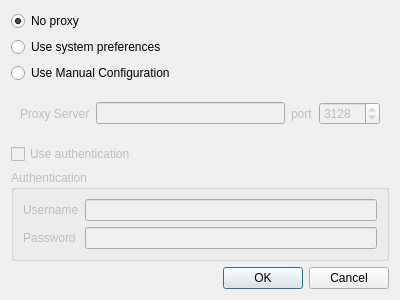
<?xml version="1.0" encoding="UTF-8"?>
<ui version="4.0">
 <class>NetworkConfigDialog</class>
 <widget class="QDialog" name="NetworkConfigDialog">
  <property name="geometry">
   <rect>
    <x>0</x>
    <y>0</y>
    <width>400</width>
    <height>300</height>
   </rect>
  </property>
  <property name="windowTitle">
   <string>Dialog</string>
  </property>
  <layout class="QVBoxLayout" name="verticalLayout">
   <item>
    <widget class="QRadioButton" name="radioNoProxy">
     <property name="text">
      <string>No proxy</string>
     </property>
     <property name="checked">
      <bool>true</bool>
     </property>
    </widget>
   </item>
   <item>
    <widget class="QRadioButton" name="radioSystemPreferences">
     <property name="text">
      <string>Use system preferences</string>
     </property>
    </widget>
   </item>
   <item>
    <widget class="QRadioButton" name="radioManual">
     <property name="text">
      <string>Use Manual Configuration</string>
     </property>
    </widget>
   </item>
   <item>
    <widget class="QWidget" name="widget" native="true">
     <property name="enabled">
      <bool>false</bool>
     </property>
     <layout class="QHBoxLayout" name="horizontalLayout">
      <item>
       <widget class="QLabel" name="label">
        <property name="text">
         <string>Proxy Server</string>
        </property>
       </widget>
      </item>
      <item>
       <widget class="QLineEdit" name="lineEdit"/>
      </item>
      <item>
       <widget class="QLabel" name="label_2">
        <property name="text">
         <string>port</string>
        </property>
       </widget>
      </item>
      <item>
       <widget class="QSpinBox" name="spinBox">
        <property name="minimum">
         <number>1</number>
        </property>
        <property name="maximum">
         <number>65535</number>
        </property>
        <property name="value">
         <number>3128</number>
        </property>
       </widget>
      </item>
     </layout>
    </widget>
   </item>
   <item>
    <widget class="QCheckBox" name="checkBox">
     <property name="enabled">
      <bool>false</bool>
     </property>
     <property name="text">
      <string>Use authentication</string>
     </property>
    </widget>
   </item>
   <item>
    <widget class="QGroupBox" name="groupBox">
     <property name="enabled">
      <bool>false</bool>
     </property>
     <property name="title">
      <string>Authentication</string>
     </property>
     <layout class="QFormLayout" name="formLayout">
      <item row="0" column="0">
       <widget class="QLabel" name="label_3">
        <property name="text">
         <string>Username</string>
        </property>
       </widget>
      </item>
      <item row="0" column="1">
       <widget class="QLineEdit" name="lineEdit_2"/>
      </item>
      <item row="1" column="0">
       <widget class="QLabel" name="label_4">
        <property name="text">
         <string>Password</string>
        </property>
       </widget>
      </item>
      <item row="1" column="1">
       <widget class="QLineEdit" name="lineEdit_3"/>
      </item>
     </layout>
    </widget>
   </item>
   <item>
    <widget class="QDialogButtonBox" name="buttonBox">
     <property name="orientation">
      <enum>Qt::Horizontal</enum>
     </property>
     <property name="standardButtons">
      <set>QDialogButtonBox::Cancel|QDialogButtonBox::Ok</set>
     </property>
    </widget>
   </item>
  </layout>
 </widget>
 <resources/>
 <connections>
  <connection>
   <sender>buttonBox</sender>
   <signal>accepted()</signal>
   <receiver>NetworkConfigDialog</receiver>
   <slot>accept()</slot>
   <hints>
    <hint type="sourcelabel">
     <x>222</x>
     <y>285</y>
    </hint>
    <hint type="destinationlabel">
     <x>157</x>
     <y>274</y>
    </hint>
   </hints>
  </connection>
  <connection>
   <sender>buttonBox</sender>
   <signal>rejected()</signal>
   <receiver>NetworkConfigDialog</receiver>
   <slot>reject()</slot>
   <hints>
    <hint type="sourcelabel">
     <x>290</x>
     <y>291</y>
    </hint>
    <hint type="destinationlabel">
     <x>286</x>
     <y>274</y>
    </hint>
   </hints>
  </connection>
  <connection>
   <sender>checkBox</sender>
   <signal>toggled(bool)</signal>
   <receiver>groupBox</receiver>
   <slot>setEnabled(bool)</slot>
   <hints>
    <hint type="sourcelabel">
     <x>76</x>
     <y>165</y>
    </hint>
    <hint type="destinationlabel">
     <x>74</x>
     <y>201</y>
    </hint>
   </hints>
  </connection>
  <connection>
   <sender>radioManual</sender>
   <signal>toggled(bool)</signal>
   <receiver>widget</receiver>
   <slot>setEnabled(bool)</slot>
   <hints>
    <hint type="sourcelabel">
     <x>164</x>
     <y>60</y>
    </hint>
    <hint type="destinationlabel">
     <x>164</x>
     <y>87</y>
    </hint>
   </hints>
  </connection>
  <connection>
   <sender>radioManual</sender>
   <signal>toggled(bool)</signal>
   <receiver>checkBox</receiver>
   <slot>setEnabled(bool)</slot>
   <hints>
    <hint type="sourcelabel">
     <x>118</x>
     <y>58</y>
    </hint>
    <hint type="destinationlabel">
     <x>122</x>
     <y>167</y>
    </hint>
   </hints>
  </connection>
 </connections>
</ui>
